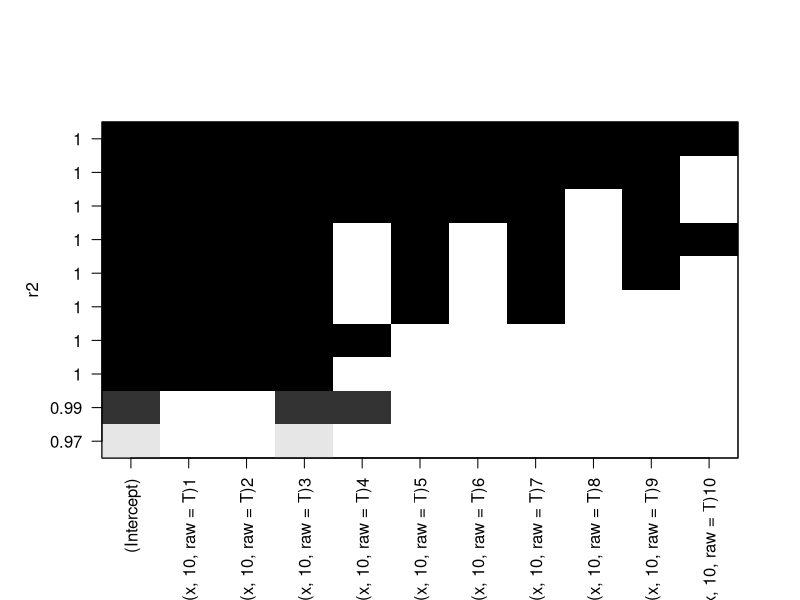
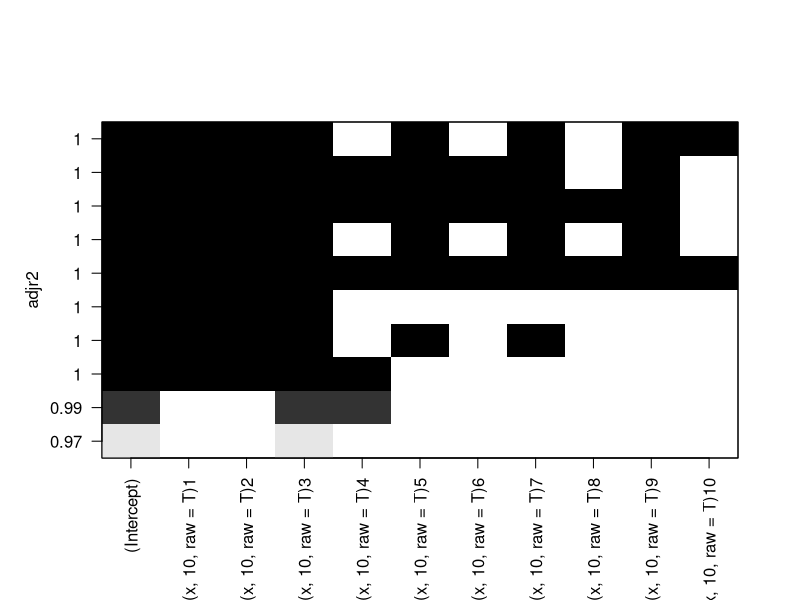
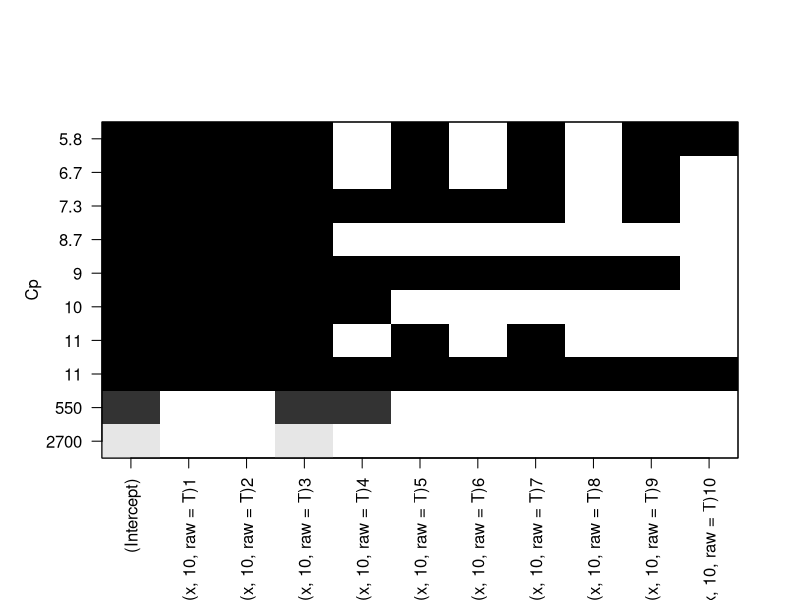
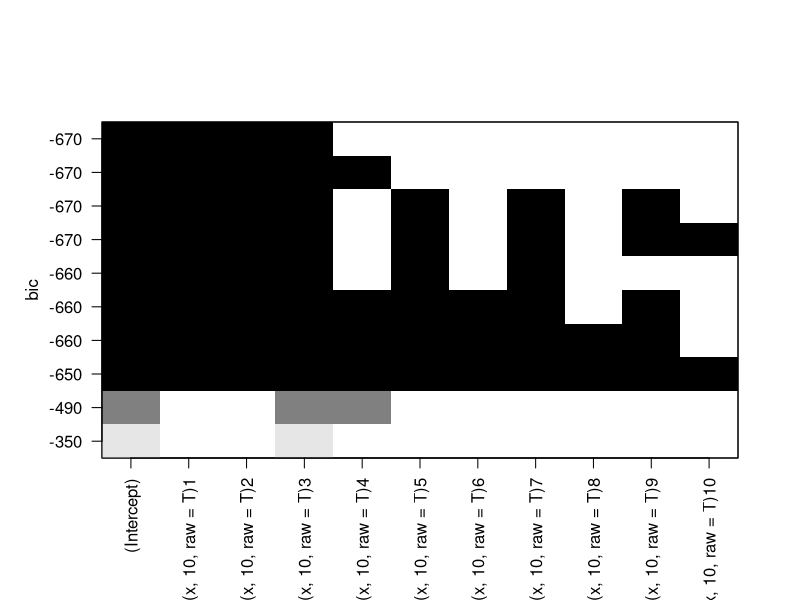
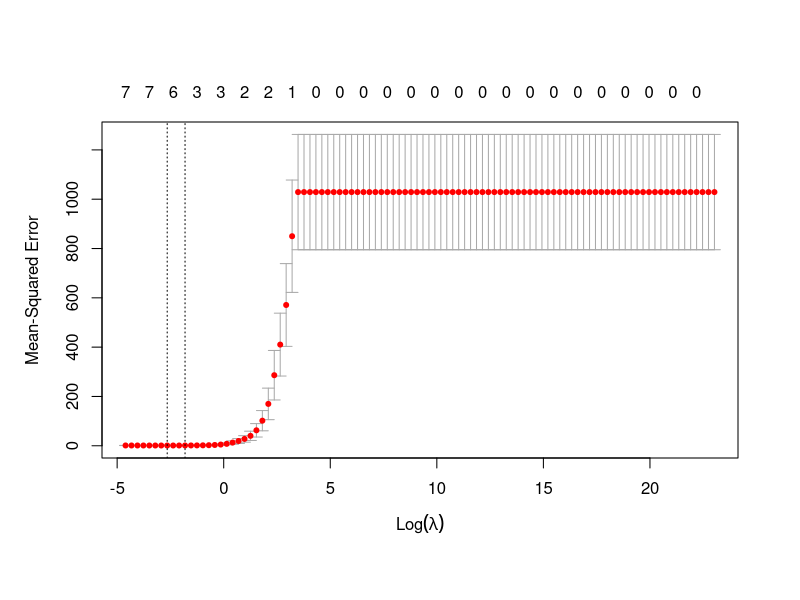

Write the R code that produced these figures, in order.
## ---- chunk 1
X = rnorm(100)
e = rnorm(100)
## ---- chunk 2
beta0 = 10
beta1 = 5
beta2 = 4
beta3 = 12
Y = beta0+beta1*X + beta2*X^2 + beta3*X^3+e
## ---- chunk 3
library(leaps)
dataset = data.frame("y"=Y, "x"= X)
reg.full = regsubsets(y~poly(x, 10, raw=T), data=dataset, nvmax=10)
reg.sum = summary(reg.full)

plot(reg.full, scale="r2")
plot(reg.full, scale="adjr2")
plot(reg.full, scale="Cp")
plot(reg.full, scale="bic")

which.min(reg.sum$adjr2)
which.min(reg.sum$cp)
which.min(reg.sum$bic)
## ---- chunk 4
coefficients(reg.full, id=3)
## ---- chunk 5
reg.fwd = regsubsets(y~poly(x, 10, raw=T), data=dataset, nvmax=10, method="forward")
reg.sum = summary(reg.fwd)

which.min(reg.sum$adjr2)
which.min(reg.sum$cp)
which.min(reg.sum$bic)

reg.bwd = regsubsets(y~poly(x, 10, raw=T), data=dataset, nvmax=10, method="backward")
reg.sum = summary(reg.bwd)

which.min(reg.sum$adjr2)
which.min(reg.sum$cp)
which.min(reg.sum$bic)
## ---- chunk 6
library(glmnet)
grid = 10^seq(10, -2, length=100)
xmat = model.matrix(y~poly(x,10), data=dataset)[,-1]
ridge.mod = cv.glmnet(xmat,Y, alpha = 1, lambda=grid)

bestlam=  ridge.mod$lambda.min
plot(ridge.mod)

best.lasso = glmnet(xmat,Y, alpha=1, lambda=bestlam)
predict(best.lasso, s=bestlam, type="coefficients")
## ---- chunk 7
beta7=3
Y = beta0 + beta7*X^7+e
dataset = data.frame("y"=Y, "x"=X)
reg.full = regsubsets(y~poly(x,10, raw=T), data=dataset, nvmax=10)

reg.sum = summary(reg.full)
which.max(reg.sum$adjr2)
which.min(reg.sum$cp)
which.min(reg.sum$bic)

coefficients(reg.full, id=3)
coefficients(reg.full, id=2)
coefficients(reg.full, id=2)
